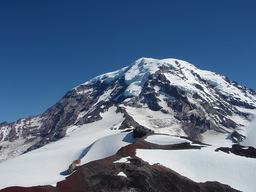
#> input picture practical_3/data/Rainier1.png, 256 x 192 px, shrunk from 517 x 388 before the run
$ jupyter execute --allow-errors main.ipynb
#> lines starting #> are read from the running program, lines starting #| are printed output that depends on the picture
# Practical Three: Panoramas (Features and Matching)

This notebook is prepared to introduce you to the basics of how to create image panoramas including finding keypoints in an image, describing those key points, matching them to those points in another image, computing the transform from one image to the other, and stitching them together into a panorama.

### References
* [Based on "Homework 2: Panoramas!"](https://github.com/pjreddie/vision-hw2)
* [Lecture 6: Features and Matching](https://docs.google.com/presentation/d/11f77YuX5YVUmhr1QWYGCSmg5lHyml0VaRjDh93aceHI/edit?usp=sharing) and [Lecture 7: Matching, RANSAC, SIFT, and HoG](https://docs.google.com/presentation/d/1QgLpO6-fOn14dGbyPXidGolOEX6G3yFZc3UAXeALnek/edit?usp=sharing)

## Load Required Modules

[cell 1]
from PIL import Image, ImageDraw
from IPython.display import display
import numpy as np
import matplotlib.pyplot as pl

[cell 2]
def np2img(im, norm=False, rgb_mode=False):
    """
    This function converts the input numpy object im to Image object and returns
    the converted object. If norm == True, then the input is normalised to [0,1]
    using im <- (im - im.min()) / (im.max() - im.min()).
    """
    if norm:
        if ((im.max() - im.min()) != 0.0):
            im = (im - im.min()) / (im.max() - im.min())

    if ((im.min() >= 0.0) and (im.max() <= 1.0)):
        im = im * 255.0

    if rgb_mode and im.ndim == 2:
        im = im[...,np.newaxis].repeat(3, axis=2)

    if im.ndim == 2:
        im = Image.fromarray(im.astype(np.uint8), mode='L')
    elif (im.ndim == 3) and (im.shape[2] == 3):
        im = Image.fromarray(im.astype(np.uint8), mode='RGB')

    return im

def draw_corners(im, points, line_length=7, line_width=1, color=(255, 0, 0)):
    """
    This function draws a cross at each point (x,y) of the input points list
    on the input image object im.
    """
    im = im.copy()
    draw = ImageDraw.Draw(im)
    for point in points:
        x, y = point[0], point[1]

        if ((x-line_length) >= 0):
            left = ((x-line_length), y)
        else:
            left = (0, y)

        if ((x+line_length) < im.size[0]):
            right = ((x+line_length), y)
        else:
            right = (im.size[0]-1, y)

        if ((y-line_length) >= 0):
            top = (x, (y-line_length))
        else:
            top = (x, 0)

        if ((y+line_length) < im.size[1]):
            bottom = (x, (y+line_length))
        else:
            bottom = (x, im.size[1]-1)

        draw.line(left + right, fill=color, width=line_width)
        draw.line(top + bottom, fill=color, width=line_width)

    return im

# [137 lines left out: functions imresize_nn, imresize_bi, not called in this run]


def imfilter(im, filter, preserve=False, img_obj=False, mode='edge'):
    """
    This function filters the input object im with the numpy array filter and
    returns the filtered image object.
    """
    # Convert the input object to numpy array object
    im = np.array(im).astype(float)
    if (im.ndim == 2):
        im = im[...,np.newaxis]
    # Get the filter dimensions
    h, w = filter.shape[:2][0] // 2, filter.shape[:2][1] // 2
    if (filter.ndim == 2):
        filter = filter[...,np.newaxis]
    # Apply padding on the input image to handle image boundaries
    pad_width = [[h,h],[w,w]]
    for d in range(2, im.ndim):
        pad_width.append([0,0])
    im = np.pad(im, pad_width=pad_width, mode=mode)
    # Create place holder for the filtered image
    if preserve:
        im_ = im.copy()
        # Iterate over pixels
        for y in range(h, im.shape[0]-h):
            for x in range(w, im.shape[1]-w):
                im_[y,x] = (im[y-h:y+h+1, x-w:x+w+1] * filter).sum(axis=(0,1))
    else:
        im_ = np.zeros(im.shape[:2])
        # Iterate over pixels
        for y in range(h, im.shape[0]-h):
            for x in range(w, im.shape[1]-w):
                im_[y,x] = (im[y-h:y+h+1, x-w:x+w+1] * filter).sum()

    # Exclude the boundary pixels
    im = im_[h:im.shape[0]-h, w:im.shape[1]-w]

    if img_obj:
        im = np2img(im)

    return im


# [17 lines left out: function box_filter, not called in this run]


def gaussian_kernel(sigma, dim=1):
    """
    This function generates and returns either a 1D (dim=1) or 2D (dim=2)
    Gaussian kernel with a standard deviation sigma. Note that the function
    automatically adjusts the kernel size so that 99% of the distribution falls
    within 3 standard deviations.
    """
    k = int(2 * np.ceil(3*sigma) + 1)
    x = np.linspace(-3*sigma, 3*sigma, k)
    g = 1.0 / np.sqrt(2 * np.pi * sigma**2) * np.exp(-x**2/(2*sigma**2))
    g = g / g.sum()
    g = g[np.newaxis,...]
    if dim == 2:
        g = np.dot(g.T, g)

    return g

## Harris Corner (Keypoint) Detection

Harris corner detection on the input grayscale image $I$ can be performed as follows:
- Calculate image derivatives $I_{x}$ and $I_{y}$;
- Calculate three measures $I_{x}I_{x}$, $I_{y}I_{y}$, and $I_{x}I_{y}$;
- Calculate structure matrix ($S$) components as weighted sum of nearby measures;
- Calculate Harris "cornerness" response map as estimate of the 2nd eigenvalue: det($S$)- $\alpha$ trace($S$)$^2$, $\alpha = .06$; and
- Run non-max suppression on the response map.

Harris corner detection operates on grayscale (or 2D) images, not on color (or 3D) images. As such, we need to convert the input color image to a grayscale image before we apply any operations. One easy way of doing this is by applying a weighted filter $F$ of size $1 \times 1 \times 3$ on the input color image to produce a grayscale image $I$.

[cell 3]
# Load an RGB (or color) image.
# Note that PNG files may load with a transparency (or alpha) channel,
# which should be removed (hence applying .convert('RGB')).
RGB = Image.open('../data/Rainier1.png').convert('RGB')
display(RGB)
# Convert the loaded RGB image to a grayscale image.
F = np.array([[[0.299, 0.587, 0.114]]])
I = imfilter(RGB, F) / 255.0
display(np2img(I))

Now we can calculate image derivatives $I_{x}$ and $I_{y}$.

[cell 4]
B = gaussian_kernel(sigma=1, dim=2)
Sx = np.array([[1.0, 0.0, -1.0], [2.0, 0.0, -2.0], [1.0, 0.0, -1.0]])
Sy = Sx.copy().T

IB = imfilter(I, B)
#> call 2 of imfilter, with filter = array of shape (7, 7), preserve = False, img_obj = False, mode = 'edge'
#> after the loop in imfilter (call 2), `for y in range(h, im.shape[0]-h):`:
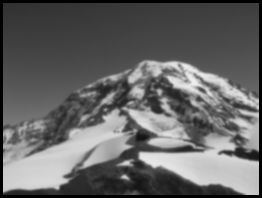
#> im_: shape (198, 262) float64; min 0, max 0.939, mean 0.395
Ix = imfilter(IB, Sx)
Iy = imfilter(IB, Sy)

#> (the rest of this cell did not finish here and is left out)

Now, we can calculate three measures $I_{x}I_{x}$, $I_{y}I_{y}$, and $I_{x}I_{y}$.

[cell 5]
IxIx = Ix * Ix
IyIy = Iy * Iy
IxIy = Ix * Iy

#> (a cell that did not finish here is left out)

Now, we can calculate structure matrix ($S$) components as weighted sum of nearby measures. The weighted sum of nearby measures can be easily computed with a Gaussian blur.

[cell 7]
sigma = 1
G = gaussian_kernel(sigma, dim=2)
pl.figure()
#> (this line was passed over: IPython is not available in this run)
pl.imshow(G)
#> (this line was passed over: IPython is not available in this run)
pl.colorbar()
#> (this line was passed over: IPython is not available in this run)
pl.axis(False)
#> (this line was passed over: IPython is not available in this run)
pl.title(
    '$G$ is a {0}x{1} Gaussian kernel with $\sigma={2}$'
    .format(G.shape[0], G.shape[1], sigma)
    );
#> (this line was passed over: IPython is not available in this run)

[cell 8]
IxIx_ws = imfilter(IxIx, G)
IyIy_ws = imfilter(IyIy, G)
IxIy_ws = imfilter(IxIy, G)

#> (a cell that did not finish here is left out)

Next process in the pipeline is to calculate Harris "cornerness" response $R$ as estimate of the 2nd eigenvalue: det($S$)- $\alpha$ trace($S$)$^2$, $\alpha = .06$. We need to set thresholds on the response map to identify corners, edges, and other features. Setting such thresholds is not an easy task but we can always use some herustics.

[cell 10]
alpha = 0.06
R = (IxIx_ws * IyIy_ws - IxIy_ws**2) - alpha * (IxIx_ws + IyIy_ws)**2
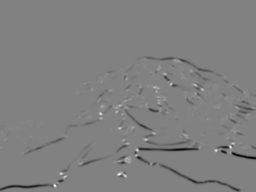
#> R: shape (192, 256) float64; min -0.323, max 0.314, mean -0.00349; drawn with min black and max white
print('[min(R), max(R)] = [{:.3f} {:.3f}]'.format(R.min(), R.max()))
#| [min(R), max(R)] = [-0.323 0.314]
#> (the rest of this cell did not finish here and is left out)

#> (a cell that did not finish here is left out)

The final stage of the Harris corner detection is to run non-max suppression on the response map $R$. The non-max suppression simply operates by suppressing the pixels which are not maximum within their $w \times w$ neighborhood. Note that $w$ must be an odd natural number.

[cell 12]
w = 5
w = w // 2
w = 1 if w == 0 else w
corners = []
#> (the rest of this cell did not finish here and is left out)

Now we can display the detected corners on the input RGB image.

[cell 13]
RGB_corners = draw_corners(RGB, corners)
display(RGB_corners)

Corners are marked with the crosses. They seem pretty sensible! Lots of corners near where snow meets rock and such. Try playing with the different threshold values to see how they affect our corner detector. Now, we can put everything into one function `detect_corners(...)`.

[cell 14]
def detect_corners(im, sigma=1, thresh=0.1, alpha=0.06, w=5):
    """
    This function detects and returns the spatial locations of the corners in the
    input 2D image object im using the Harris corner detection pipeline. See above for
    the definitions of the parameters.
    """
    B = gaussian_kernel(sigma=1.0, dim=2)
    G = gaussian_kernel(sigma, dim=2)
    Sx = np.array([[1.0, 0.0, -1.0], [2.0, 0.0, -2.0], [1.0, 0.0, -1.0]])
    Sy = Sx.copy().T
    # Blur image
    IB = imfilter(im, B)
    # Calculate image derivatives
    Ix = imfilter(IB, Sx)
    Iy = imfilter(IB, Sy)
    # Calculate three measures
    IxIx = Ix * Ix
    IyIy = Iy * Iy
    IxIy = Ix * Iy
    # Calculate three measures with weighted sums
    IxIx = imfilter(IxIx, G)
    IyIy = imfilter(IyIy, G)
    IxIy = imfilter(IxIy, G)
    # Calculate cornerness response
    R = (IxIx * IyIy - IxIy**2) - alpha * (IxIx + IyIy)**2
    # Apply non-maximum suppression and find the list of corners
    w = 5
    w = w // 2
    w = 1 if w == 0 else w
    keypoints = []
    for y in range(w, R.shape[0]-w):
        for x in range(w, R.shape[1]-w):
            if R[y,x] >= thresh:
                if (R[y-w:y+w+1,x-w:x+w+1] > R[y,x]).sum() == 0:
                    keypoints.append([x,y])

    return np.array(keypoints)

[cell 15]
RGB_corners = Image.open('../data/Rainier1.png').convert('RGB')
F = np.array([[[0.299, 0.587, 0.114]]])
I = imfilter(RGB, F) / 255.0

keypoints = detect_corners(I, sigma=1.0, thresh=0.1, alpha=0.06, w=5)
#> keypoints = 25 pairs, first value 54 to 233, second value 73 to 185
RGB_corners = draw_corners(RGB, keypoints)
#> the loop in draw_corners (call 2), `for point in points:` made 25 passes
#> (x, y, left, right, top, bottom) on passes 1 to 12: (164, 73, (157, 73), (171, 73), (164, 66), (164, 80)), (170, 84, (163, 84), (177, 84), (170, 77), (170, 91)), (195, 85, (188, 85), (202, 85), (195, 78), (195, 92)), (154, 87, (147, 87), (161, 87), (154, 80), (154, 94)), (202, 89, (195, 89), (209, 89), (202, 82), (202, 96)), (120, 105, (113, 105), (127, 105), (120, 98), (120, 112)), (116, 111, (109, 111), (123, 111), (116, 104), (116, 118)), (100, 113, (93, 113), (107, 113), (100, 106), (100, 120)), (101, 118, (94, 118), (108, 118), (101, 111), (101, 125)), (119, 128, (112, 128), (126, 128), (119, 121), (119, 135)), (154, 133, (147, 133), (161, 133), (154, 126), (154, 140)), (145, 139, (138, 139), (152, 139), (145, 132), (145, 146))
display(RGB_corners)

[cell 16]
keypoints = detect_corners(I, sigma=1.0, thresh=0.2, alpha=0.06, w=5)
#> keypoints = [[100, 113], [230, 147], [137, 150], [216, 150], [61, 173], [119, 174], [54, 185]]
RGB_corners = draw_corners(RGB, keypoints)
display(RGB_corners)

### Your Task [40 Marks]

By changing the parameters of the Harris corner detector `detect_corners(...)`, analyse the impact of change in parameter values on the detector's performance and provide a short report here.

### Response:
By changing the parameters, ..

## Corner (Keypoint) Descriptor

In order to match corners (or keypoints) in between images, we need a descriptor for each keypoint. A descriptor is nothing but a representation of keypoint based on its neighborhood, i.e., $w \times w$ neighborhood in this work. We can employ different types of representations, even embeddings from famous convolutional neural networks. The following function is one of the simplest descriptors we can use for this purpose.

[cell 17]
def describe_corners(im, keypoints, w=5):
    """
    This function returns a descriptor for each input corner based on its w x w neighborhood on the input image objec im.
    """
    im = np.array(im).astype(float)
    w = w // 2
    w = 1 if w == 0 else w
    b = np.zeros((2*w+1, 2*w+1), dtype=np.int8)
    b[w, w] = 1
    b = (b == 0)
    descriptors = []
    for keypoint in keypoints:
        descriptor = im[keypoint[1]-w:keypoint[1]+w+1, keypoint[0]-w:keypoint[0]+w+1]
        descriptor = descriptor - im[keypoint[1],keypoint[0]]
        descriptors.append(descriptor[b].flatten())

    return np.array(descriptors)

[cell 18]
descriptors = describe_corners(RGB, keypoints=keypoints, w=5)
#> the loop in describe_corners, `for keypoint in keypoints:` made 7 passes
#> after the loop in describe_corners, `for keypoint in keypoints:`: descriptors = 7 items

## Corner (Keypoint) Matching

To get a panorama, we must match the corner detections with their appropriate counterpart in the other image. The descriptor code is already written for you. It consists of nearby pixels except with the centre pixel value subtracted. This gives us a small amount of invariance to lighting conditions.

### Distance Metric

For comparing keypoints, we'll use L1 distance. As we saw in class, squared error (L2 distance) can be problematic with outliers. We don't want a few rogue pixels to throw off our matching function. L1 distance (sum absolute difference) better behaves with some outliers.

[cell 19]
def descriptor_distance(d1, d2, distance_type='L2'):
    """
    This function computes and returns distance between the 1D vector d1 and 2D array d2.
    """
    # BUG here in one of the two statements
    distance = []
    if distance_type == 'L2':
        distance = np.sqrt(((d2 - d1)**2).sum(axis=1))
    elif distance_type == 'L1':
        #distance = np.sqrt(((d2 - d1)**2).sum(axis=1))
        distance = abs(d2 - d1).sum(axis=1)
        #distance = sum(abs(d2 - d1))

    return distance

### Find Matches between Two Images

First we'll look through descriptors (`descriptors1`) for image $I_{1}$ and find their best match with descriptors (`descriptors2`) for image $I_{2}$.

[cell 20]
def match_descriptors(descriptors1, descriptors2, distance_type='L2'):
    """
    This function matches each descriptor of descriptors1 with the closest descriptor in descriptors2.
    """
    # Fix this functoin so it finds the correct match
    matches = []
    distances = []
    for i, descriptor1 in enumerate(descriptors1):
        distance = descriptor_distance(descriptor1, descriptors2, distance_type=distance_type)
        j = np.argmin(distance)
        matches.append([i, j])
        distances.append(distance[j])

    matches = np.array(matches)
    distances = np.array(distances)

    return matches, distances

[cell 21]
def find_and_draw_matches(im1, im2, sigma=1, thresh=0.1,
    alpha=0.06, w=5, distance_type='L2',
    line_width=3, line_color=(255, 0, 0), cross_color=(0,255,128)):
    """
    This function finds and draws best matches between the keypoints of im1 and im2.
    """
    # Fix this function so it gives ont to one matches between marks
    F = np.array([[[0.299, 0.587, 0.114]]])
    I1 = imfilter(im1, F) / 255.0
    I2 = imfilter(im2, F) / 255.0

    keypoints1 = detect_corners(I1, sigma=sigma, thresh=thresh, alpha=alpha, w=w)
    keypoints2 = detect_corners(I2, sigma=sigma, thresh=thresh, alpha=alpha, w=w)

    descriptors1 = describe_corners(im1, keypoints1, w=w)
    descriptors2 = describe_corners(im2, keypoints2, w=w)

    matches, distances = match_descriptors(descriptors1, descriptors2, distance_type=distance_type)

    im12 = Image.new('RGB', (im1.width + im2.width, max(im1.height, im2.height)), color=(255, 255, 255))
    im12.paste(draw_corners(im1,keypoints1,line_width=line_width,color=cross_color), (0, 0))
    im12.paste(draw_corners(im2,keypoints2,line_width=line_width,color=cross_color), (im1.width, 0))
    draw = ImageDraw.Draw(im12)
    for match in matches:
        left = keypoints1[match[0]].tolist()
        right = (keypoints2[match[1]] + np.array([im1.width, 0])).tolist()
        draw.line(left + right, fill=line_color, width=line_width)

    return im12

[cell 22]
sigma = 1
thresh = 0.15
alpha = 0.06
w = 5
#distance_type = 'L2'
distance_type = 'L1'
RGB1 = Image.open('../data/Rainier1.png').convert('RGB')
RGB2 = Image.open('../data/Rainier2.png').convert('RGB')
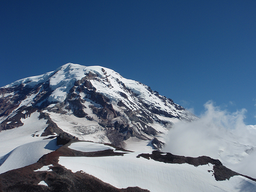
#> input picture practical_3/data/Rainier2.png, 256 x 192 px, shrunk from 517 x 388 before the run
RGB12_matches = find_and_draw_matches(RGB1, RGB2, sigma, thresh, alpha, w, distance_type)
#> after the loop in imfilter (call 22), `for y in range(h, im.shape[0]-h):`:
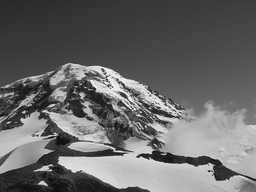
#> im_: shape (192, 256) float64; min 6.8, max 254.4, mean 104.4
#> in find_and_draw_matches, `keypoints1 = detect_corners(I1, sigma=sigma, thresh=thresh, alpha=alph..`: keypoints1 = 16 rows, first 8: [170, 84], [154, 87], [202, 89], [100, 113], [119, 128], [145, 139], [233, 143], [230, 147]
#> call 4 of detect_corners, with sigma = 1, thresh = 0.15, alpha = 0.06, w = 5
#> after the loop in imfilter (call 29), `for y in range(h, im.shape[0]-h):`:
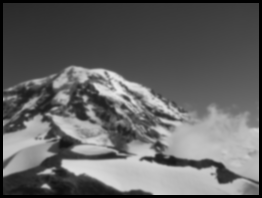
#> im_: shape (198, 262) float64; min 0, max 0.919, mean 0.388
#> after the loop in imfilter (call 30), `for y in range(h, im.shape[0]-h):`:
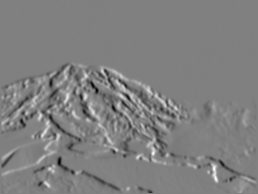
#> im_: shape (194, 258) float64; min -1.54, max 1.52, mean -0.00384; drawn with min black and max white
#> after the loop in imfilter (call 31), `for y in range(h, im.shape[0]-h):`:
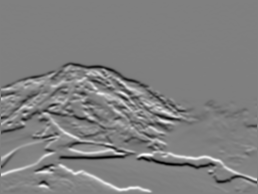
#> im_: shape (194, 258) float64; min -1.82, max 1.78, mean -0.00648; drawn with min black and max white
#> in detect_corners (call 4), `IyIy = Iy * Iy`:
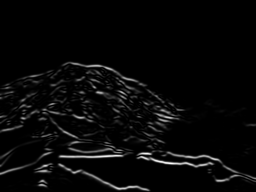
#> IyIy: shape (192, 256) float64; min 3.8e-12, max 3.3, mean 0.107; drawn with min black and max white
#> in detect_corners (call 4), `IxIy = Ix * Iy`:
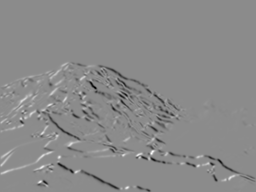
#> IxIy: shape (192, 256) float64; min -1.47, max 1.21, mean -0.0134; drawn with min black and max white
#> in imfilter (call 32), `im = np.pad(im, pad_width=pad_width, mode=mode)`:
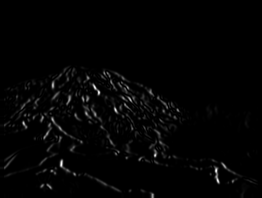
#> im: shape (198, 262, 1) float64; min 3.93e-14, max 2.38, mean 0.0376; drawn with min black and max white
#> in find_and_draw_matches, `keypoints2 = detect_corners(I2, sigma=sigma, thresh=thresh, alpha=alph..`: keypoints2 = [[96, 91], [120, 93], [126, 97], [21, 119], [42, 135], [150, 153], [137, 156], [212, 165], [39, 183], [46, 184]]
#> the loop in describe_corners (call 2), `for keypoint in keypoints:` made 16 passes
#> the loop in match_descriptors, `for i, descriptor1 in enumerate(descriptors1):` made 16 passes
#> j on passes 1 to 12: 0, 3, 2, 3, 6, 8, 7, 5, 3, 4, 0, 6
#> after the loop in match_descriptors, `for i, descriptor1 in enumerate(descriptors1):`: distances = [1291, 2092, 575, 846, 1630, 1906, 3080, 1182, 2202, 1868, 1922, 3091, 1817, 2993, 3048, 2017]; matches = [[0, 0], [1, 3], [2, 2], [3, 3], [4, 6], [5, 8], [6, 7], [7, 5], [8, 3], [9, 4], [10, 0], [11, 6], [12, 8], [13, 9], [14, 7], [15, 5]]
#> in match_descriptors, `matches = np.array(matches)`: matches = 16 rows, first 8: [0, 0], [1, 3], [2, 2], [3, 3], [4, 6], [5, 8], [6, 7], [7, 5]
#> the loop in find_and_draw_matches, `for match in matches:` made 16 passes
#> (match, left, right) on passes 1 to 12: ([0, 0], [170, 84], [352, 91]), ([1, 3], [154, 87], [277, 119]), ([2, 2], [202, 89], [382, 97]), ([3, 3], [100, 113], [277, 119]), ([4, 6], [119, 128], [393, 156]), ([5, 8], [145, 139], [295, 183]), ([6, 7], [233, 143], [468, 165]), ([7, 5], [230, 147], [406, 153]), ([8, 3], [137, 150], [277, 119]), ([9, 4], [216, 150], [298, 135]), ([10, 0], [136, 155], [352, 91]), ([11, 6], [61, 173], [393, 156])
display(RGB12_matches)
